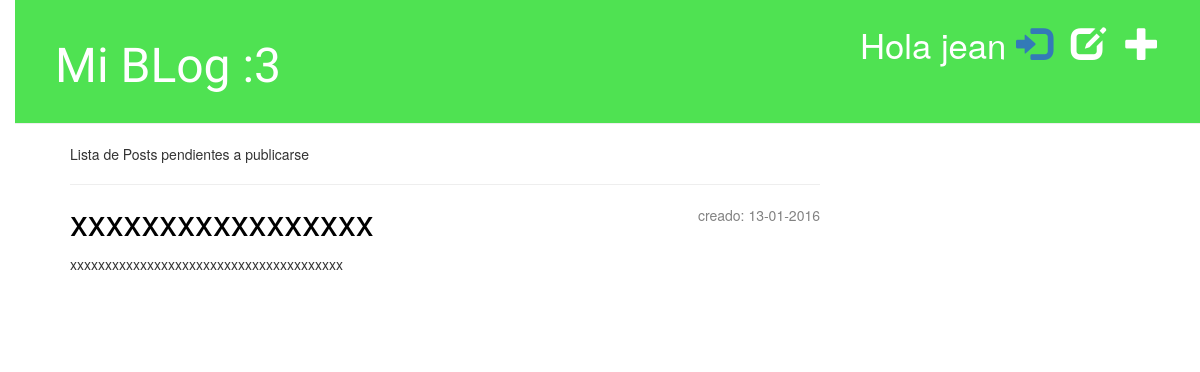
Screenshot of /seleccionar/ (signed in) with the database file from the repository.
### blog/models.py (models this page shows, shortened)
class Post(models.Model):
	autor=models.ForeignKey('auth.User')
	titulo=models.CharField(max_length=200)
	texto=models.TextField()
	creacion_fecha=models.DateTimeField(default=timezone.now)
	publicacion_fecha=models.DateTimeField(blank=True,null=True)

### blog/views.py (the view)
# urls.py: url(r'^seleccionar/$', views.post_seleccionar_lista, name='seleccionar'),
@login_required
def post_seleccionar_lista(request):
	posts=Post.objects.filter(publicacion_fecha__isnull=True).order_by('creacion_fecha')
	return render(request,'blog/post_seleccionar_lista.html',{'posts':posts})

### blog/templates/blog/post_seleccionar_lista.html
{% extends 'blog/base.html' %}
{% block content %}
<h>Lista de Posts pendientes a publicarse</h>
<hr/>
	{% for post in posts %}
        <div class="post">
        	<p class="date">creado: {{post.creacion_fecha|date:"d-m-Y"}}</p>
            <h1><a href="{% url 'blog.views.post_detalle' post_pk=post.pk %}">{{ post.titulo }}</a></h1>
            <p>{{ post.texto|truncatechars:200 }}</p>
        </div>
    {% endfor %}
{% endblock %}

### blog/templates/blog/base.html (shortened to what this page needs)
<!DOCTYPE html>
{% load staticfiles %}
<html>
<head>
	<link rel="stylesheet" href="//maxcdn.bootstrapcdn.com/bootstrap/3.2.0/css/bootstrap.min.css">
    <link rel="stylesheet" href="//maxcdn.bootstrapcdn.com/bootstrap/3.2.0/css/bootstrap-theme.min.css">
    <link rel="stylesheet" href="{% static 'css/blog.css' %}">
</head>
<body>
    <div class="page-header">
        {% if user.is_authenticated %}
            <a href="{% url 'blog.views.post_nuevo' %}" class="top-menu"><span class="glyphicon glyphicon-plus"></span></a>
            <a href="{% url 'blog.views.post_seleccionar_lista' %}" class="top-menu"><span class="glyphicon glyphicon-edit"></span></a>
            <p class="top-menu">
                Hola {{user.username}}
                <a href="{% url "django.contrib.auth.views.logout" %}"><span class="glyphicon glyphicon-log-in"></span>
            </p>
        {% else %}
            <a href="{% url 'django.contrib.auth.views.login' %}" class="top-menu"><span class="glyphicon glyphicon-log-out"></span></a>
        {% endif %}
        <h1><a href="/">Mi BLog :3</a></h1>
    </div>
    <div class="content container">
        <div class="row">
            <div class="col-md-8">
            {% block content %}
            {% endblock %}
            </div>
        </div>
    </div>
</body>
</html>

### blog/static/css/blog.css (style rules this page uses)
h1 a { color: #FCA205; font-family: 'Roboto Condensed', sans-serif; }
body { padding-left: 15px; }
.page-header { background-color: #4FE252; margin-top: 0; padding: 20px 20px 20px 40px; }
.page-header h1, .page-header h1 a, .page-header h1 a:visited, .page-header h1 a:active { color: #ffffff; font-size: 36pt; text-decoration: none; }
.content { margin-left: 40px; }
h1, h2, h3, h4 { font-family: 'Roboto Condensed', cursive; }
.date { float: right; color: #828282; }
.top-menu, .top-menu:hover, .top-menu:visited { color: #ffffff; float: right; font-size: 26pt; margin-right: 20px; }
.post { margin-bottom: 70px; }
.post h1 a, .post h1 a:visited { color: #000000; }

### rows the page displays
Post: creacion_fecha "13-01-2016", titulo "xxxxxxxxxxxxxxxxx", texto "xxxxxxxxxxxxxxxxxxxxxxxxxxxxxxxxxxxxxxx"

### other values shown
{{ user.username }} "jean"
